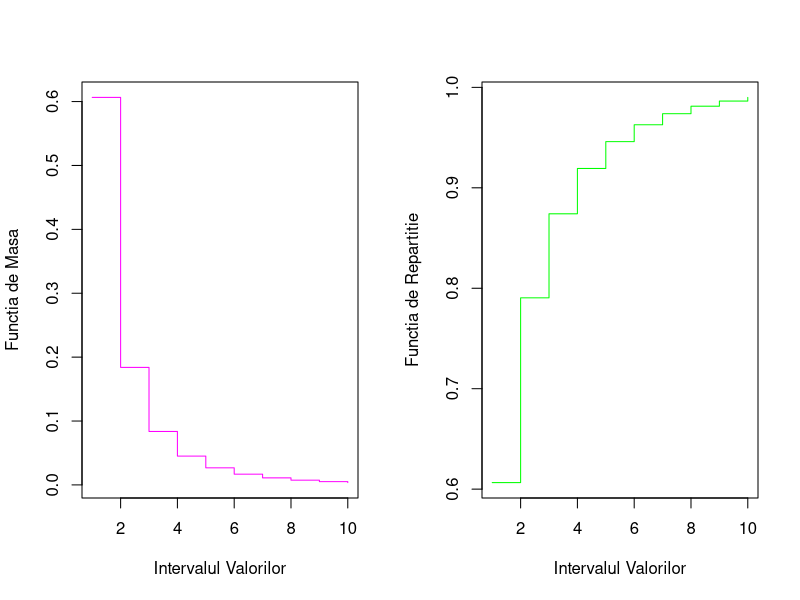

Generate this figure with R:
par(mfrow=c(1,2)) #impartim in doua coloane plot-ul
#Distributia aleasa este distributia Borel
no <- 3
miu <- 0.5 # miu intre 0 si 1

###
###Functia de masa###
###

functia_de_masa_single_value <- function(no, miu=0.5) {
  res <-0
  if(no >= 1)
  {
  up <- exp(-1*miu*no)*(miu*no)^(no-1)
  down <- factorial(no) 
  res <- up/down
  }
  sprintf("Rezultatul pentru functia de masa pentru numarul %f, valoarea lui miu egala cu %f este %f",no,miu,res)
}

functia_de_masa <- function(no, miu=0.5) {
  res <-0
    up <- exp(-1*miu*no)*(miu*no)^(no-1)
    down <- factorial(no) 
    res <- up/down
  return(res)
}

#Calculul efectiv pentru o singura valoarea intr-un punct al functiei de masa
functia_de_masa_single_value(no,miu)

#Functie ce primeste un interval si reprezinta functia de masa pe interval
functia_de_masa_pe_interval <- function(st, dr) {
  xcoords = st:dr
  ycoords = st:dr
  for(i in xcoords){
    ycoords[i]=functia_de_masa(i)
  }
  plot(xcoords,ycoords,col="magenta", type="s", pch=15,xlab="Intervalul Valorilor",ylab="Functia de Masa")
}

#Reprezentare grafica pentru functia de masa
functia_de_masa_pe_interval(1,10)

###
###Functia de repartitie###
###

functia_de_repartitie_single_value <- function(no, miu=0.5) {
  res <- 0
  t <- floor(no)
  i <- 1
  for(i in 1:t) {
      res <- res + functia_de_masa(i,miu)
  }
  sprintf("Rezultatul pentru functia de repartitie pentru numarul %f, valoarea lui miu egala cu %f este %f",no,miu,res)
}

functia_de_repartitie <- function(no, miu=0.5) {
  res <- 0
  t <-floor(no)
  for(i in 1:t) {
    k <- functia_de_masa(i,miu)
    res <- res+k
    }
  return(res)
}

#Calculul efectiv pentru o singura valoarea intr-un punct al functiei de repartitie
functia_de_repartitie_single_value(no,miu)

#Functie ce primeste un interval si reprezinta functia de repartitie pe interval
functia_de_repartitie_pe_interval <- function(st, dr) {
xcoords = st:dr
ycoords = st:dr
for(i in xcoords){
     ycoords[i]=functia_de_repartitie(i)
}
plot(xcoords,ycoords,col="green", type="s", pch=16,xlab="Intervalul Valorilor",ylab="Functia de Repartitie")
}

#Reprezentare grafica pentru functia de repartitie
functia_de_repartitie_pe_interval(1,10)

